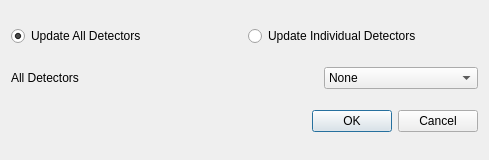
<?xml version="1.0" encoding="UTF-8"?>
<ui version="4.0">
 <class>transform_dialog</class>
 <widget class="QDialog" name="transform_dialog">
  <property name="geometry">
   <rect>
    <x>0</x>
    <y>0</y>
    <width>489</width>
    <height>160</height>
   </rect>
  </property>
  <property name="windowTitle">
   <string>Transform Detectors</string>
  </property>
  <layout class="QVBoxLayout" name="dialog_layout">
   <item>
    <layout class="QHBoxLayout" name="horizontalLayout">
     <item>
      <widget class="QRadioButton" name="update_all">
       <property name="text">
        <string>Update All Detectors</string>
       </property>
       <property name="checked">
        <bool>true</bool>
       </property>
      </widget>
     </item>
     <item>
      <widget class="QRadioButton" name="update_each">
       <property name="text">
        <string>Update Individual Detectors</string>
       </property>
      </widget>
     </item>
    </layout>
   </item>
   <item>
    <layout class="QHBoxLayout" name="horizontalLayout_2">
     <item>
      <widget class="QLabel" name="all_label">
       <property name="text">
        <string>All Detectors</string>
       </property>
      </widget>
     </item>
     <item>
      <spacer name="horizontalSpacer">
       <property name="orientation">
        <enum>Qt::Horizontal</enum>
       </property>
       <property name="sizeHint" stdset="0">
        <size>
         <width>40</width>
         <height>20</height>
        </size>
       </property>
      </spacer>
     </item>
     <item>
      <widget class="QComboBox" name="transform_all_menu">
       <item>
        <property name="text">
         <string>None</string>
        </property>
       </item>
       <item>
        <property name="text">
         <string>Mirror about Vertical</string>
        </property>
       </item>
       <item>
        <property name="text">
         <string>Mirror about Horizontal</string>
        </property>
       </item>
       <item>
        <property name="text">
         <string>Transpose</string>
        </property>
       </item>
       <item>
        <property name="text">
         <string>Rotate 90°</string>
        </property>
       </item>
       <item>
        <property name="text">
         <string>Rotate 180°</string>
        </property>
       </item>
       <item>
        <property name="text">
         <string>Rotate 270°</string>
        </property>
       </item>
      </widget>
     </item>
    </layout>
   </item>
   <item>
    <layout class="QHBoxLayout" name="horizontalLayout_3">
     <item>
      <spacer name="horizontalSpacer_2">
       <property name="orientation">
        <enum>Qt::Horizontal</enum>
       </property>
       <property name="sizeHint" stdset="0">
        <size>
         <width>40</width>
         <height>20</height>
        </size>
       </property>
      </spacer>
     </item>
     <item>
      <widget class="QDialogButtonBox" name="button_box">
       <property name="orientation">
        <enum>Qt::Horizontal</enum>
       </property>
       <property name="standardButtons">
        <set>QDialogButtonBox::Cancel|QDialogButtonBox::Ok</set>
       </property>
      </widget>
     </item>
    </layout>
   </item>
  </layout>
 </widget>
 <tabstops>
  <tabstop>update_all</tabstop>
  <tabstop>update_each</tabstop>
  <tabstop>transform_all_menu</tabstop>
 </tabstops>
 <resources/>
 <connections>
  <connection>
   <sender>button_box</sender>
   <signal>accepted()</signal>
   <receiver>transform_dialog</receiver>
   <slot>accept()</slot>
   <hints>
    <hint type="sourcelabel">
     <x>248</x>
     <y>254</y>
    </hint>
    <hint type="destinationlabel">
     <x>157</x>
     <y>274</y>
    </hint>
   </hints>
  </connection>
  <connection>
   <sender>button_box</sender>
   <signal>rejected()</signal>
   <receiver>transform_dialog</receiver>
   <slot>reject()</slot>
   <hints>
    <hint type="sourcelabel">
     <x>316</x>
     <y>260</y>
    </hint>
    <hint type="destinationlabel">
     <x>286</x>
     <y>274</y>
    </hint>
   </hints>
  </connection>
 </connections>
</ui>
